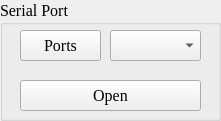
   <widget class="QGroupBox" name="groupBox_2">
    <property name="geometry">
     <rect>
      <x>310</x>
      <y>710</y>
      <width>221</width>
      <height>121</height>
     </rect>
    </property>
    <property name="font">
     <font>
      <family>Times New Roman</family>
      <pointsize>12</pointsize>
      <kerning>false</kerning>
     </font>
    </property>
    <property name="title">
     <string>Serial Port</string>
    </property>
    <widget class="QComboBox" name="cmbPorts">
     <property name="geometry">
      <rect>
       <x>110</x>
       <y>30</y>
       <width>91</width>
       <height>31</height>
      </rect>
     </property>
     <property name="font">
      <font>
       <family>Times New Roman</family>
       <pointsize>12</pointsize>
       <kerning>false</kerning>
      </font>
     </property>
    </widget>
    <widget class="QPushButton" name="btnPortInf">
     <property name="geometry">
      <rect>
       <x>20</x>
       <y>30</y>
       <width>81</width>
       <height>31</height>
      </rect>
     </property>
     <property name="font">
      <font>
       <family>Times New Roman</family>
       <pointsize>12</pointsize>
       <kerning>false</kerning>
      </font>
     </property>
     <property name="text">
      <string>Ports</string>
     </property>
    </widget>
    <widget class="QPushButton" name="btn_open_port">
     <property name="geometry">
      <rect>
       <x>20</x>
       <y>80</y>
       <width>181</width>
       <height>31</height>
      </rect>
     </property>
     <property name="font">
      <font>
       <family>Times New Roman</family>
       <pointsize>12</pointsize>
       <kerning>false</kerning>
      </font>
     </property>
     <property name="text">
      <string>Open</string>
     </property>
    </widget>
   </widget>
